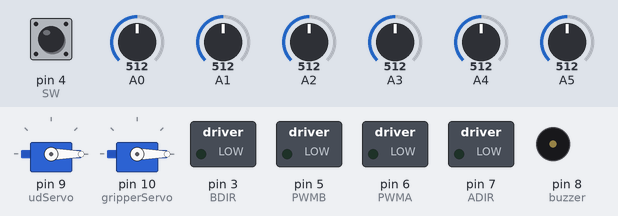
The sketch below on a simulated Arduino Uno, built with avr-gcc and run on an emulated ATmega328P. Shown: 2 × servo, switched loads named in the sketch (green lamp = pin HIGH), buzzer (waves = sounding). Dashed ring = blinking. The test bench sets the inputs (shaded band); at power-on: pin 4 (SW) LOW, A1 = 512, A0 = 512, A2 = 512, A3 = 512, A4 = 512, A5 = 512. EEPROM starts erased; what the sketch prints to the serial monitor is not drawn.

Above: at 0.8 s.
0.9 s: pin 4 (SW) pulled HIGH for 0.15 s
At 1.8 s:
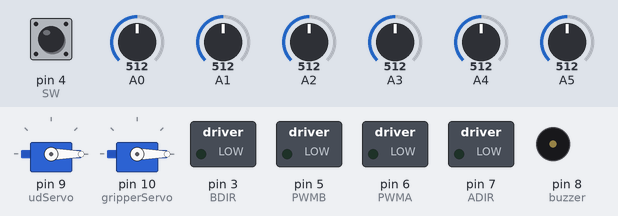
2.8 s: pin 4 (SW) pulled HIGH for 1 s
At 5.16 s:
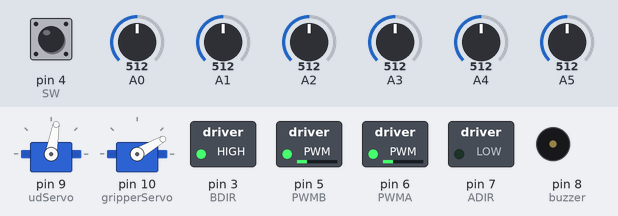
6.8 s: A1 set to 716
At 7.4 s:
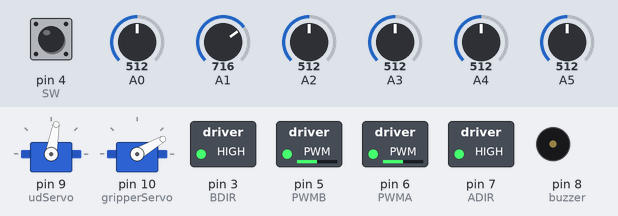
8.3 s: A1 set to 306
At 8.8 s:
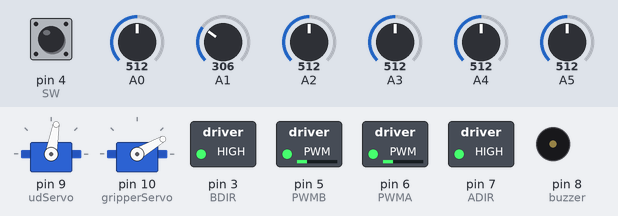
9.8 s: A1 set to 992
At 10.59 s:
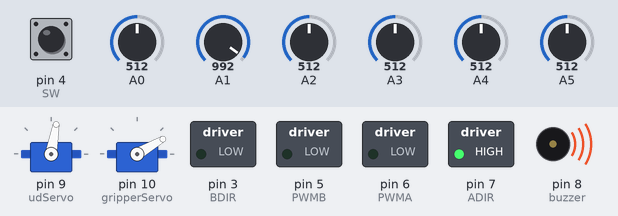
12.8 s: A1 set to 30
At 13.6 s:
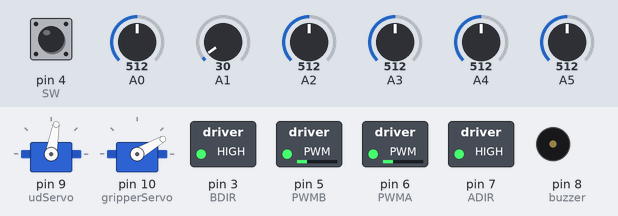
Timing chart, 0 to 15.3 s (numbered marks = the images above; inputs shaded):
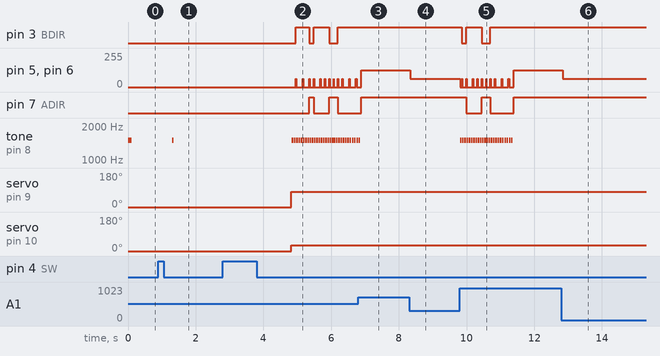

Measured:
- after the input at 0.9 s, tone on pin 8 (buzzer): silent → 1500 Hz after 0.40 s, → silent 0.05 s later
- after the input at 2.8 s, pin 3 (BDIR): goes HIGH 0.40 s, LOW 0.13 s, HIGH 0.47 s, LOW 0.25 s, then HIGH, starting after 2.2 s; pin 5 (PWMB): alternates 63/255 for 0.02 s and 0/255 for 0.12 s, starting after 2.2 s
- after the input at 6.8 s, pin 3 (BDIR): stays HIGH (without the input it goes to LOW after 0.13 s); tone on pin 8 (buzzer): goes on until 6.9 s, then stays silent
- after the input at 8.3 s, pin 5 (PWMB), pin 6 (PWMA): 127/255 → 63/255 at once
- after the input at 9.8 s, pin 3 (BDIR): HIGH → LOW after 0.06 s, → HIGH 0.13 s later, → LOW 0.47 s later, → HIGH 0.25 s later; pin 7 (ADIR): HIGH → LOW after 0.19 s, → HIGH 0.47 s later, → LOW 0.25 s later, → HIGH 0.69 s later
- after the input at 12.8 s, pin 5 (PWMB), pin 6 (PWMA): 127/255 → 63/255 at once

The sketch:

LP_XT_TRANSFORMER.ino
```cpp
#include <Servo.h>
#include <EEPROM.h>

int     SPEED_t=65;
int     turnPower = 0;

/* REFERENCES */
int     L2_REF=300;
int     L_REF=574;
int     R_REF=580;
int     R2_REF=300;
int     BL_t_REF=300;
int     BR_t_REF=300;


Servo     udServo, gripperServo;
bool      serviceMode;
int       ADIR = 7;
int       PWMA = 6;
int       BDIR = 3;
int       PWMB = 5;
const int trigPin = 11;
const int echoPin = 12;
int       buzzer = 8;
long      duration_t;
int       L, R, C, L2, R2, BL_t, BR_t;
int       L_min, R_min, C_min, L2_min, R2_min, BL_t_min, BR_t_min;
int       L_max, R_max, C_max, L2_max, R2_max, BL_t_max, BR_t_max;
int       L_avg, R_avg, C_avg, L2_avg, R2_avg, BL_t_avg, BR_t_avg ;
int       error;
int       SW=4;
int       error_front, error_back;

void clearAndHome()
{
  Serial.write(27);
  Serial.print("[2J"); // clear screen
  Serial.write(27);
  Serial.print("[H"); // cursor to home
}

/* Motor Function */
void ao(){
  analogWrite(PWMA, 0);
  analogWrite(PWMB, 0);
}

void fd(int L_Speed, int R_Speed){
  //direction
  digitalWrite(ADIR, LOW);
  digitalWrite(BDIR, LOW);
  // speed
  analogWrite(PWMA, map(R_Speed, 0, 100, 0, 255));
  analogWrite(PWMB, map(L_Speed, 0, 100, 0, 255));
}

void sl(int L_Speed, int R_Speed){
  //direction
  digitalWrite(ADIR, HIGH);
  digitalWrite(BDIR, LOW);
  // speed
  analogWrite(PWMA, map(L_Speed, 0, 100, 0, 255));
  analogWrite(PWMB, map(R_Speed, 0, 100, 0, 255));
}

void sr(int L_Speed, int R_Speed){
  //direction
  digitalWrite(ADIR, LOW);
  digitalWrite(BDIR, HIGH);
  // speed
  analogWrite(PWMA, map(L_Speed, 0, 100, 0, 255));
  analogWrite(PWMB, map(R_Speed, 0, 100, 0, 255));
}

void bk(int L_Speed, int R_Speed){
  //direction
  digitalWrite(ADIR, HIGH);
  digitalWrite(BDIR, HIGH);

  // speed
  analogWrite(PWMA, map(L_Speed, 0, 100, 0, 255));
  analogWrite(PWMB, map(R_Speed, 0, 100, 0, 255));
}

void read_sensor(){
  int L2_temp = 0;
  int L_temp = 0;
  int R_temp = 0;
  int R2_temp = 0;
  int BL_t_temp = 0;
  int BR_t_temp = 0;

  for(int i=0; i<5; i++){
    L_temp   += analogRead(0);
    R_temp   += analogRead(2);
    L2_temp  += analogRead(4);
    R2_temp  += analogRead(3);

    BL_t_temp  += analogRead(1);
    BR_t_temp  += analogRead(5);
    delay(1);
  }
  L2  = L2_temp / 5;
  L   = L_temp / 5;
  R   = R_temp / 5;
  R2  = R2_temp / 5;
  BL_t  = BL_t_temp / 5;
  BR_t  = BR_t_temp / 5;

  // front
  if(L > L_REF && R < R_REF ){
    error_front = -(R_REF - R);
  }
  else if(L < L_REF && R > R_REF ){
    error_front = (L_REF - L);
  }
  else{
    error_front = 0;
  }

  // back
  if(BL_t > BL_t_REF && BR_t < BR_t_REF ){
    error_back = -(BR_t_REF - BR_t);
  }
  else if(BL_t < BL_t_REF && BR_t > BR_t_REF ){
    error_back = (BL_t_REF - BL_t);
  }
  else{
    error_back = 0;
  }

}

void caliBR_tateSensor(){
  clearAndHome();
  read_sensor();

  Serial.print("\tL2\tL\tR\tR2\tBL_t\tBR_t\r\n");
  Serial.print("================================================\r\n");
  Serial.print("Actual:\t");
  Serial.print(L2); Serial.print("\t");
  Serial.print(L); Serial.print("\t");
  Serial.print(R); Serial.print("\t");
  Serial.print(R2); Serial.print("\t");
  Serial.print(BL_t); Serial.print("\t");
  Serial.print(BR_t); Serial.print("\r\n");

  if(L2 < L2_min)   L2_min = L2;
  if(L < L_min)     L_min = L;
  if(R < R_min)     R_min = R;
  if(R2 < R2_min)   R2_min = R2;
  if(BL_t < BL_t_min)   BL_t_min = BL_t;
  if(BR_t < BR_t_min)   BR_t_min = BR_t;
  Serial.print("MIN:\t");
  Serial.print(L2_min); Serial.print("\t");
  Serial.print(L_min); Serial.print("\t");
  Serial.print(R_min); Serial.print("\t");
  Serial.print(R2_min); Serial.print("\t");
  Serial.print(BL_t_min); Serial.print("\t");
  Serial.print(BR_t_min); Serial.print("\r\n");

  if(L2 > L2_max)   L2_max = L2;
  if(L > L_max)     L_max = L;
  if(R > R_max)     R_max = R;
  if(R2 > R2_max)   R2_max = R2;
  if(BR_t > BR_t_max)   BR_t_max = BR_t;
  if(BL_t > R2_max)   BL_t_max = BL_t;
  Serial.print("MAX:\t");
  Serial.print(L2_max); Serial.print("\t");
  Serial.print(L_max); Serial.print("\t");
  Serial.print(R_max); Serial.print("\t");
  Serial.print(R2_max); Serial.print("\t");
  Serial.print(BL_t_max); Serial.print("\t");
  Serial.print(BR_t_max); Serial.print("\r\n");

  L2_avg  = (L2_min + L2_max) / 2;
  L_avg   = (L_min + L_max) / 2;
  R_avg   = (R_min + R_max) / 2;
  R2_avg  = (R2_min + R2_max) / 2;
  BL_t_avg  = (BL_t_min + BL_t_max) / 2;
  BR_t_avg  = (BR_t_min + BR_t_max) / 2;
  Serial.print("AVG:\t");
  Serial.print(L2_avg); Serial.print("\t");
  Serial.print(L_avg); Serial.print("\t");
  Serial.print(R_avg); Serial.print("\t");
  Serial.print(R2_avg); Serial.print("\t");
  Serial.print(BL_t_avg); Serial.print("\t");
  Serial.print(BR_t_avg); Serial.print("\r\n");

  delay(250);
}

void follow_line(){
  read_sensor();
  if(error_front > 0){
    fd(SPEED_t, SPEED_t-turnPower);
  }
  else if(error_front < 0){
    fd(SPEED_t-turnPower, SPEED_t);
  }
  else{
    fd(SPEED_t, SPEED_t);
  }
}

void follow_line_bk(){
  read_sensor();
  if(error_back > 0){
    sr(SPEED_t-turnPower, SPEED_t-turnPower);
  }
  else if(error_back < 0){
    sl(SPEED_t-turnPower, SPEED_t-turnPower);
  }
  else{
    bk(SPEED_t, SPEED_t);
  }
}

void FF(){
  read_sensor();
  while(L2 > L2_REF && R2 > R2_REF){  // detect BL_tack line
    read_sensor();
    follow_line();
  }
  //Serial.println("Detect intersection");
  read_sensor();
  while(L2 < L2_REF || R2 < R2_REF){  // during BL_tack line
    read_sensor();
    fd(SPEED_t-turnPower, SPEED_t-turnPower);
  }
  //Serial.println("Out of intersection");
  ao();
  beep();
}

void FR(){
  FF();
  sr(SPEED_t-turnPower, SPEED_t-turnPower);
  read_sensor();
  while(R2 > R2_REF){
    read_sensor();
  }
  read_sensor();
  while(R > R_REF){
    read_sensor();
  }
  ao(); beep();
}

void FL(){
  FF();
  sl(SPEED_t-turnPower, SPEED_t-turnPower);
  read_sensor();
  while(L2 > L2_REF){
    read_sensor();
  }
  while(L > L_REF){
    read_sensor();
  }
  ao(); beep();
}

void BF(){
  read_sensor();
  while(BL_t > BL_t_REF || BR_t > BR_t_REF){  // detect BL_tack line
    read_sensor();
    follow_line_bk();
  }
  read_sensor();
  while(BL_t < BL_t_REF || BR_t < BR_t_REF){  // during BL_tack line
    read_sensor();
    bk(SPEED_t-turnPower, SPEED_t-turnPower);
  }
  ao();
  beep();
}

void BR(){
  BF();
  sr(SPEED_t-turnPower, SPEED_t-turnPower);
  read_sensor();
  while(R2 > R2_REF){
    read_sensor();
  }
  read_sensor();
  while(R > R_REF){
    read_sensor();
  }
  ao(); beep();
}

void BL(){
  BF();
  sl(SPEED_t-turnPower, SPEED_t-turnPower);
  read_sensor();
  while(L2 > L2_REF){
    read_sensor();
  }
  while(L > L_REF){
    read_sensor();
  }
  ao(); beep();
}

int read_distance(){
  int distance;

  // Clears the trigPin
  digitalWrite (trigPin, LOW);
  delayMicroseconds (2);

  // Sets the trigPin on HIGH state for 10 micro seconds
  digitalWrite (trigPin, HIGH);
  delayMicroseconds (10);
  digitalWrite (trigPin, LOW);

  // Reads the echoPin, returns the sound wave travel time in microseconds
  duration_t = pulseIn (echoPin, HIGH);

  // Calculating the distance
  distance = duration_t * 0.034 / 2;

  return distance;
}

void beep(){
  tone(buzzer, 1500);
  delay(50);
  noTone(buzzer);
}

void sw_ok_press(){
  while(digitalRead(SW)){
    delay(100);
  }
}

bool sw_ok(){
  if(digitalRead(SW))
    return false;
  else
    return true;
}


void setup() {
  /* drive motor */
  pinMode(ADIR, OUTPUT);
  pinMode(PWMA, OUTPUT);
  pinMode(BDIR, OUTPUT);
  pinMode(PWMB, OUTPUT);
  analogWrite(PWMA, 128);
  digitalWrite(ADIR, LOW);
  analogWrite(PWMB, 128);
  digitalWrite(BDIR, LOW);

  /* servo */
  udServo.attach(9);
  gripperServo.attach(10);

  /* ultrasonic */
  pinMode (trigPin, OUTPUT);  // Sets the trigPin as an Output
  pinMode (echoPin, INPUT); // Sets the echoPin as an Input

  /* SW */
  pinMode(SW, INPUT);

  /* Communication */
  Serial.begin(9600);

  /* set to initial val */
  ao(); // all motors off
  udServo.write(0);
  gripperServo.write(0);

  /* Initialize ref min, max */
  read_sensor();
  L2_min  = L2;
  L2_max  = L2;
  L_min   = L;
  L_max   = L;
  R_min   = R;
  R_max   = R;
  R2_min  = R2;
  R2_max  = R2;
  BL_t_min  = BL_t;
  BL_t_max  = BL_t;
  BR_t_min  = BR_t;
  BR_t_max  = BR_t;

  if(sw_ok()){
    serviceMode = true;
    beep();
    beep();
    Serial.println("Service Mode activated");
    while(sw_ok())
      delay(100);
  }
  while(serviceMode){
    caliBR_tateSensor();
    if(sw_ok()){
      beep();
      serviceMode = false;

      /* Store reference */
      EEPROM.write(0, L2_avg);
      EEPROM.write(1, L2_avg >> 8);
      EEPROM.write(2, L_avg);
      EEPROM.write(3, L_avg >> 8);
      EEPROM.write(4, R_avg);
      EEPROM.write(5, R_avg >> 8);
      EEPROM.write(6, R2_avg);
      EEPROM.write(7, R2_avg >> 8);
      EEPROM.write(8, BL_t_avg);
      EEPROM.write(9, BL_t_avg >> 8);
      EEPROM.write(10, BR_t_avg);
      EEPROM.write(11, BR_t_avg >> 8);

      while(sw_ok())
        delay(100);
    }
  }


  SPEED_t = map(analogRead(6), 0, 1023, 0, 100);
  turnPower = map(analogRead(7), 0, 1023, 0, SPEED_t);

  /* Read reference values from EEPROM */
  int L2_REFL = EEPROM.read(0);
  int L2_REFH = EEPROM.read(1);
  L2_REF = L2_REFH << 8 | L2_REFL;

  int L_REFL = EEPROM.read(2);
  int L_REFH = EEPROM.read(3);
  L_REF = L_REFH << 8 | L_REFL;

  int R_REFL = EEPROM.read(4);
  int R_REFH = EEPROM.read(5);
  R_REF = R_REFH << 8 | R_REFL;

  int R2_REFL = EEPROM.read(6);
  int R2_REFH = EEPROM.read(7);
  R2_REF = R2_REFH << 8 | R2_REFL;

  int BL_t_REFL = EEPROM.read(8);
  int BL_t_REFH = EEPROM.read(9);
  BL_t_REF = BL_t_REFH << 8 | BL_t_REFL;

  int BR_t_REFL = EEPROM.read(10);
  int BR_t_REFH = EEPROM.read(11);
  BR_t_REF = BR_t_REFH << 8 | BR_t_REFL;


  Serial.println("Reference values are...");
  Serial.print("L2=");  Serial.println(L2_REF);
  Serial.print("L=");   Serial.println(L_REF);
  Serial.print("R=");   Serial.println(R_REF);
  Serial.print("R2=");  Serial.println(R2_REF);
  Serial.print("BL=");  Serial.println(BL_t_REF);
  Serial.print("BR_t=");  Serial.println(BR_t_REF);

  Serial.println("Press key to start...");
  sw_ok_press();
  delay(1000);

  Serial.println("Started");
  udServo.write(80);
  gripperServo.write(30);

  //BF();
}

void loop() {
  FF(); FR(); FF(); FR(); FF(); BL();
  FR(); FF(); FR(); FR(); FL(); FL(); FR(); FR();
}
```
